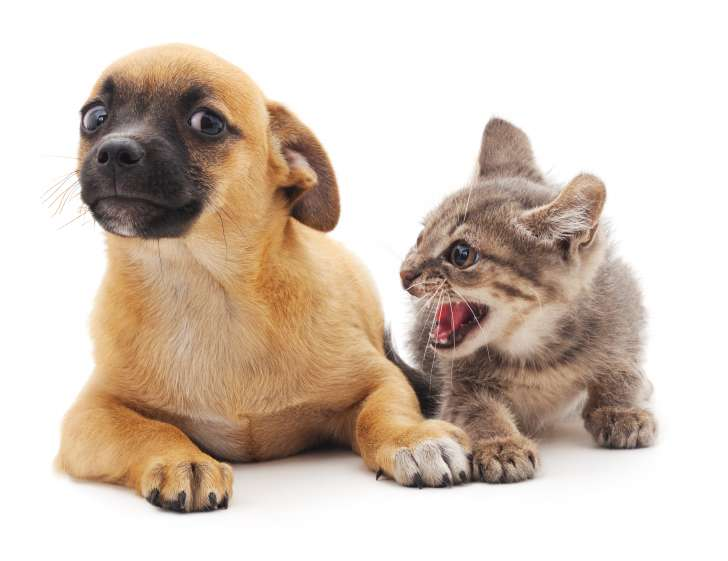
#> input picture src/img/catdog.jpg, 728 x 561 px
$ python cvtest.py
#> lines starting #> are read from the running program, lines starting #| are printed output that depends on the picture; after the words box and inside, x2 and y2 are one past the last pixel; in counts of white or black regions, pixels touching at a corner belong together
import cv2

pic = cv2.imread("../img/catdog.jpg")
#> pic is the input picture: shape (561, 728, 3); mean B, G, R 186.4, 198.9, 213.5
cv2.rectangle(pic, (70, 90), (170, 190), color=(0, 0, 255), thickness=2)
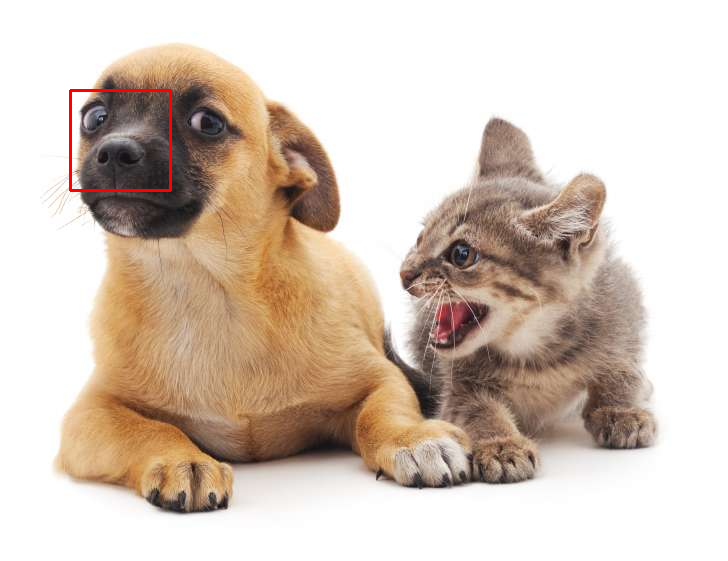
#> pic: shape (561, 728, 3); 0.29% of pixels changed, all inside (x1, y1, x2, y2) = (69, 89, 172, 192)
cv2.imshow('title', pic)
cv2.waitKey(0)
cv2.destroyAllWindows()
# print(pic)
